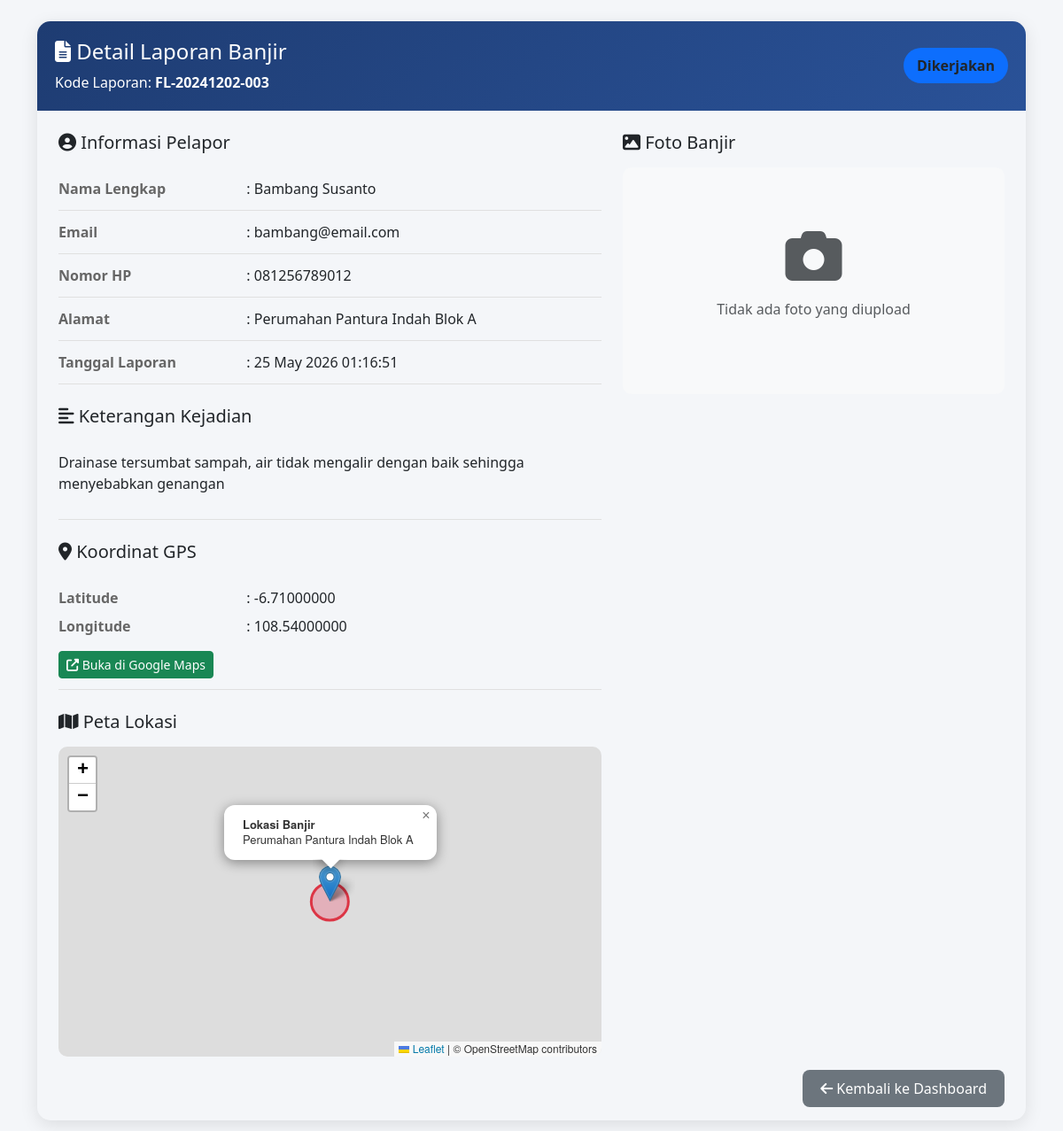
The app's page /admin/detail.php?id=3 (signed in) with its own data.
### tables this page shows
CREATE TABLE `reports` (
  `id` int(11) NOT NULL,
  `report_code` varchar(20) NOT NULL,
  `reporter_name` varchar(100) NOT NULL,
  `email` varchar(100) NOT NULL,
  `phone` varchar(15) NOT NULL,
  `address` text NOT NULL,
  `photo` varchar(255) DEFAULT NULL,
  `description` text NOT NULL,
  `latitude` decimal(10,8) DEFAULT NULL,
  `longitude` decimal(11,8) DEFAULT NULL,
  `status` enum('Diterima','Ditindaklanjuti','Dikerjakan','Selesai') DEFAULT 'Diterima',
  `created_at` timestamp NOT NULL DEFAULT current_timestamp(),
  `updated_at` timestamp NOT NULL DEFAULT current_timestamp() ON UPDATE current_timestamp()
);

### admin/detail.php (the view, shortened to what this page needs)
<?php
include '../config/database.php';
$id = isset($_GET['id']) ? (int)$_GET['id'] : 0;
$stmt = $pdo->prepare("SELECT * FROM reports WHERE id = ?");
$stmt->execute([$id]);
$report = $stmt->fetch();
?>
<!DOCTYPE html>
<html lang="id">
<head>
    <link href="https://cdn.jsdelivr.net/npm/bootstrap@5.3.0/dist/css/bootstrap.min.css" rel="stylesheet">
    <link rel="stylesheet" href="https://cdnjs.cloudflare.com/ajax/libs/font-awesome/6.4.0/css/all.min.css">
    <link rel="stylesheet" href="https://unpkg.com/leaflet@1.9.4/dist/leaflet.css" />
</head>
<body>
    <div class="container py-4">
        <div class="detail-card">
            <div class="detail-header">
                <div class="d-flex justify-content-between align-items-center">
                    <div>
                        <h4 class="mb-0">
                            <i class="fas fa-file-alt"></i> Detail Laporan Banjir
                        </h4>
                        <p class="mb-0 mt-2">Kode Laporan: <strong><?= htmlspecialchars($report['report_code']) ?></strong></p>
                    </div>
                    <span class="status-badge bg-<?=
                        $report['status'] == 'Diterima' ? 'warning' :
                        ($report['status'] == 'Ditindaklanjuti' ? 'info' :
                        ($report['status'] == 'Dikerjakan' ? 'primary' : 'success')) ?> text-dark">
                        <?= $report['status'] ?>
                    </span>
                </div>
            </div>
            <div class="card-body p-4">
                <div class="row">
                    <div class="col-md-7">
                        <h5 class="mb-3"><i class="fas fa-user-circle"></i> Informasi Pelapor</h5>
                        <div class="info-row">
                            <div class="row">
                                <div class="col-md-4 info-label">Nama Lengkap</div>
                                <div class="col-md-8">: <?= htmlspecialchars($report['reporter_name']) ?></div>
                            </div>
                        </div>
                        <div class="info-row">
                            <div class="row">
                                <div class="col-md-4 info-label">Email</div>
                                <div class="col-md-8">: <?= htmlspecialchars($report['email']) ?></div>
                            </div>
                        </div>
                        <div class="info-row">
                            <div class="row">
                                <div class="col-md-4 info-label">Nomor HP</div>
                                <div class="col-md-8">: <?= htmlspecialchars($report['phone']) ?></div>
                            </div>
                        </div>
                        <div class="info-row">
                            <div class="row">
                                <div class="col-md-4 info-label">Alamat</div>
                                <div class="col-md-8">: <?= nl2br(htmlspecialchars($report['address'])) ?></div>
                            </div>
                        </div>
                        <div class="info-row">
                            <div class="row">
                                <div class="col-md-4 info-label">Tanggal Laporan</div>
                                <div class="col-md-8">: <?= date('d F Y H:i:s', strtotime($report['created_at'])) ?></div>
                            </div>
                        </div>
                        <h5 class="mt-4 mb-3"><i class="fas fa-align-left"></i> Keterangan Kejadian</h5>
                        <div class="info-row">
                            <p><?= nl2br(htmlspecialchars($report['description'])) ?></p>
                        </div>
                        <?php if($report['latitude'] && $report['longitude']): ?>
                            <h5 class="mt-4 mb-3"><i class="fas fa-map-marker-alt"></i> Koordinat GPS</h5>
                            <div class="info-row">
                                <div class="row">
                                    <div class="col-md-4 info-label">Latitude</div>
                                    <div class="col-md-8">: <?= $report['latitude'] ?></div>
                                </div>
                                <div class="row mt-2">
                                    <div class="col-md-4 info-label">Longitude</div>
                                    <div class="col-md-8">: <?= $report['longitude'] ?></div>
                                </div>
                                <div class="row mt-2">
                                    <div class="col-12">
                                        <a href="https://www.google.com/maps?q=<?= $report['latitude'] ?>,<?= $report['longitude'] ?>"
                                           target="_blank" class="btn btn-sm btn-success mt-2">
                                            <i class="fas fa-external-link-alt"></i> Buka di Google Maps
                                        </a>
                                    </div>
                                </div>
                            </div>
                            <h5 class="mt-4 mb-3"><i class="fas fa-map"></i> Peta Lokasi</h5>
                            <div id="map"></div>
                        <?php endif; ?>
                    </div>
                    <div class="col-md-5">
                        <h5 class="mb-3"><i class="fas fa-image"></i> Foto Banjir</h5>
                        <div class="photo-container">
                            <?php if($report['photo'] && file_exists('../assets/uploads/' . $report['photo'])): ?>
                                <img src="../assets/uploads/<?= $report['photo'] ?>" alt="Foto Banjir" class="img-fluid">
                                <div class="mt-3">
                                    <a href="../assets/uploads/<?= $report['photo'] ?>" download class="btn btn-sm btn-primary">
                                        <i class="fas fa-download"></i> Download Foto
                                    </a>
                                </div>
                            <?php else: ?>
                                <div class="text-center py-5">
                                    <i class="fas fa-camera fa-4x text-muted mb-3"></i>
                                    <p class="text-muted">Tidak ada foto yang diupload</p>
                                </div>
                            <?php endif; ?>
                        </div>
                    </div>
                </div>
                <div class="mt-4 text-end">
                    <a href="index.php" class="btn-back">
                        <i class="fas fa-arrow-left"></i> Kembali ke Dashboard
                    </a>
                </div>
            </div>
        </div>
    </div>
</body>
</html>

### admin/detail.php (style rules this page uses)
body { background: #f4f6f9; }
.detail-card { border-radius: 15px; box-shadow: 0 5px 20px rgba(0,0,0,0.1); overflow: hidden; }
.detail-header { background: linear-gradient(135deg, #1e3c72, #2a5298); color: white; padding: 20px; }
.info-row { padding: 12px 0; border-bottom: 1px solid #e0e0e0; }
.info-label { font-weight: 600; color: #666; }
.photo-container { background: #f8f9fa; padding: 20px; border-radius: 10px; text-align: center; }
#map { height: 350px; border-radius: 10px; margin-top: 10px; }
.status-badge { padding: 8px 15px; border-radius: 25px; font-weight: 600; }
.btn-back { background: #6c757d; color: white; padding: 10px 20px; border-radius: 8px; text-decoration: none; }

### records on screen
reports: report_code "FL-20241202-003", status "Dikerjakan", reporter_name "Bambang Susanto", email "bambang@email.com", phone "081256789012", address "Perumahan Pantura Indah Blok A", created_at "25 May 2026 01:16:51", description "Drainase tersumbat sampah, air tidak mengalir dengan baik sehingga menyebabkan genangan", latitude "-6.71000000", longitude "108.54000000"
